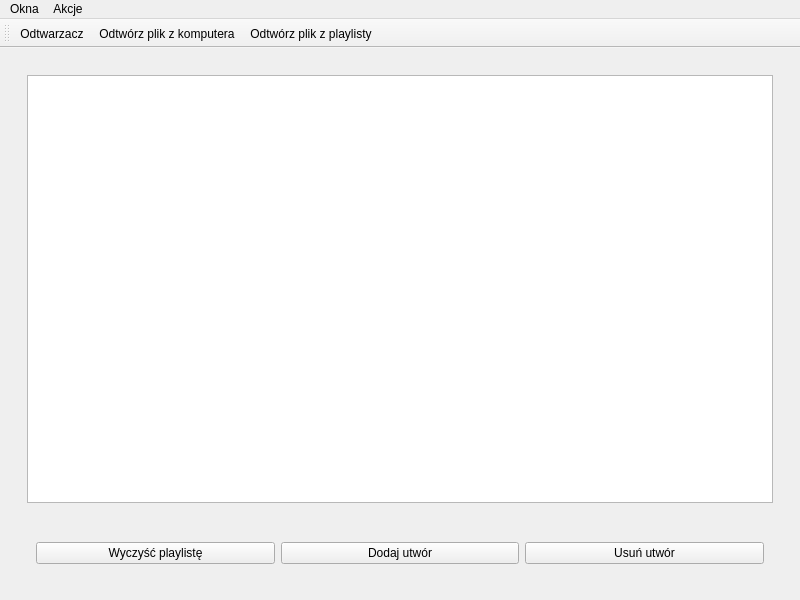
<?xml version="1.0" encoding="UTF-8"?>
<ui version="4.0">
 <class>MainWindow</class>
 <widget class="QMainWindow" name="MainWindow">
  <property name="geometry">
   <rect>
    <x>0</x>
    <y>0</y>
    <width>800</width>
    <height>600</height>
   </rect>
  </property>
  <property name="windowTitle">
   <string>MainWindow</string>
  </property>
  <widget class="QWidget" name="centralwidget">
   <layout class="QHBoxLayout" name="horizontalLayout">
    <item>
     <widget class="QWidget" name="widget" native="true">
      <layout class="QVBoxLayout" name="verticalLayout_2">
       <item>
        <widget class="QWidget" name="widget_2" native="true">
         <layout class="QVBoxLayout" name="verticalLayout">
          <item>
           <widget class="QListWidget" name="playlista"/>
          </item>
          <item>
           <widget class="QWidget" name="widget_3" native="true">
            <layout class="QHBoxLayout" name="horizontalLayout_2"/>
           </widget>
          </item>
          <item>
           <widget class="QWidget" name="widget_4" native="true">
            <layout class="QHBoxLayout" name="horizontalLayout_3">
             <item>
              <widget class="QPushButton" name="wyczysc">
               <property name="text">
                <string>Wyczyść playlistę</string>
               </property>
              </widget>
             </item>
             <item>
              <widget class="QPushButton" name="dodaj_utwor">
               <property name="text">
                <string>Dodaj utwór</string>
               </property>
              </widget>
             </item>
             <item>
              <widget class="QPushButton" name="usun">
               <property name="text">
                <string>Usuń utwór</string>
               </property>
              </widget>
             </item>
            </layout>
           </widget>
          </item>
         </layout>
        </widget>
       </item>
      </layout>
     </widget>
    </item>
   </layout>
  </widget>
  <widget class="QToolBar" name="toolBar">
   <property name="windowTitle">
    <string>toolBar</string>
   </property>
   <attribute name="toolBarArea">
    <enum>TopToolBarArea</enum>
   </attribute>
   <attribute name="toolBarBreak">
    <bool>false</bool>
   </attribute>
   <addaction name="actionOdtwarzacz"/>
   <addaction name="actionWybierz_plik"/>
   <addaction name="actionOdtw_rz_plik_z_playlisty"/>
  </widget>
  <widget class="QMenuBar" name="menuBar">
   <property name="geometry">
    <rect>
     <x>0</x>
     <y>0</y>
     <width>800</width>
     <height>22</height>
    </rect>
   </property>
   <widget class="QMenu" name="menuOkna">
    <property name="title">
     <string>Okna</string>
    </property>
    <addaction name="actionOdtwarzacz"/>
   </widget>
   <widget class="QMenu" name="menuAkcje">
    <property name="title">
     <string>Akcje</string>
    </property>
    <addaction name="actionWybierz_plik"/>
    <addaction name="actionOdtw_rz_plik_z_playlisty"/>
   </widget>
   <addaction name="menuOkna"/>
   <addaction name="menuAkcje"/>
  </widget>
  <action name="actionOdtwarzacz">
   <property name="text">
    <string>Odtwarzacz</string>
   </property>
  </action>
  <action name="actionWybierz_plik">
   <property name="text">
    <string>Odtwórz plik z komputera</string>
   </property>
  </action>
  <action name="actionOdtw_rz_plik_z_playlisty">
   <property name="text">
    <string>Odtwórz plik z playlisty</string>
   </property>
  </action>
 </widget>
 <resources/>
 <connections/>
</ui>
